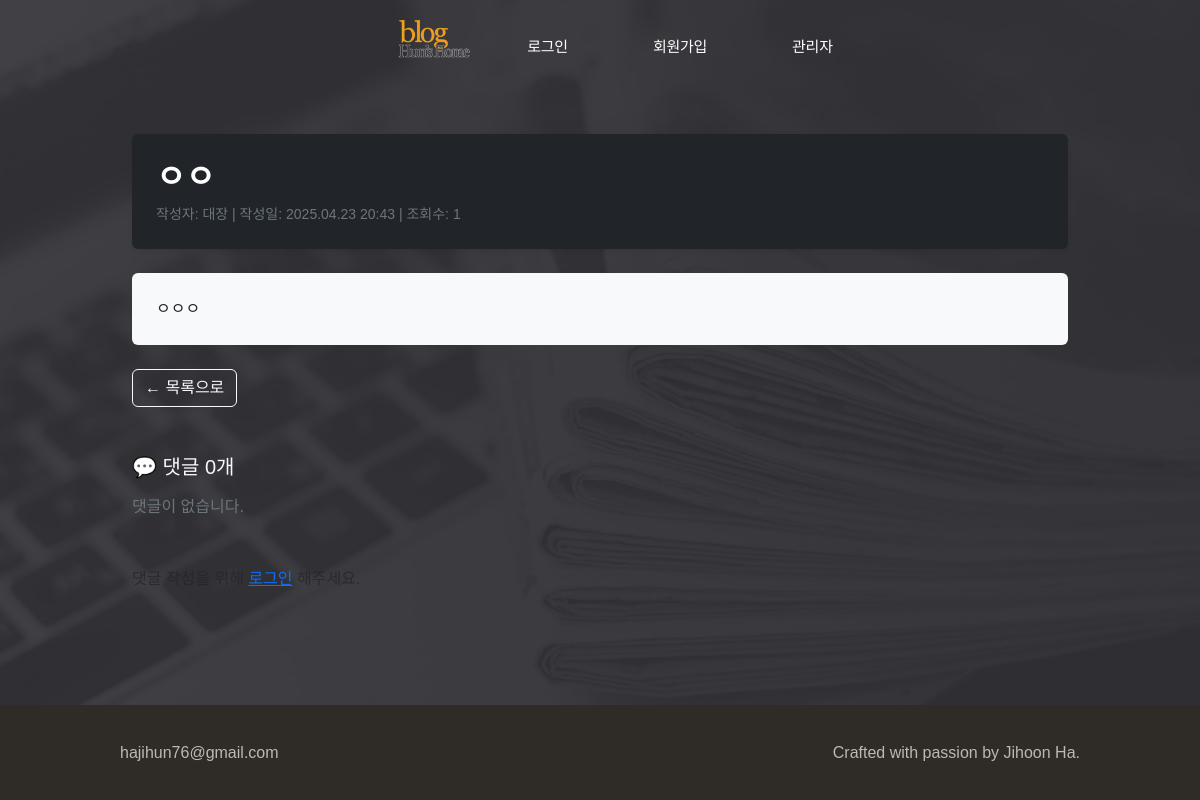
Page /community/2/ on the committed database.
### community/models.py (models this page shows, shortened)
class Post(models.Model):
    title = models.CharField(max_length=100)
    content = CKEditor5Field(config_name='default')
    created_at = models.DateTimeField(auto_now_add=True)
    views = models.PositiveIntegerField(default=0)
    is_notice = models.BooleanField(default=False, verbose_name="공지로 등록")
    author = models.ForeignKey(User, on_delete=models.CASCADE)

### blog/models.py (models this page shows, shortened)
class User(AbstractUser):
    nickname = models.CharField(
        max_length=15,
        unique=True,
        null=True,
        validators=[validate_no_special_characters],
        error_messages={'unique': '이미 사용중인 닉네임입니다.'},
    )
    profile_pic = models.ImageField(default='default_profile_pic.jpg', upload_to='profile_pics')
    intro = models.CharField(max_length=60, blank=True)

### community/views.py (the view)
# urls.py: path('<int:post_id>/', views.PostDetailView.as_view(), name='community_detail'),
class PostDetailView(DetailView):
    model = Post
    template_name = 'community/post_detail.html'
    context_object_name = 'post'
    pk_url_kwarg = 'post_id'
    def get_object(self, queryset=None):
        post = super().get_object(queryset)
        post.views += 1
        post.save(update_fields=['views'])
        return post
    def get_context_data(self, **kwargs):
        context = super().get_context_data(**kwargs)
        context['comments'] = self.object.comments.all().order_by('-created_at')
        context['comment_form'] = CommentForm()
        return context
    def post(self, request, *args, **kwargs):
        self.object = self.get_object()
        form = CommentForm(request.POST)
        if form.is_valid():
            comment = form.save(commit=False)
            comment.post = self.object
            comment.author = request.user
            comment.save()
            return redirect('community_detail', post_id=self.object.pk)
        return self.render_to_response(self.get_context_data(comment_form=form))

### community/templates/community/post_detail.html (shortened to what this page needs)
{% extends "blog_base/base_with_navbar.html" %}
{% load static %}
{% block extra_head %}
<link rel="stylesheet" href="{% static 'community/css/navbar_override.css' %}">
{% endblock extra_head %}
{% block content %}
<link href="https://cdn.jsdelivr.net/npm/bootstrap@5.3.0/dist/css/bootstrap.min.css" rel="stylesheet">
<main class="container-lg py-5" style="max-width: 960px;">
  <div class="bg-dark text-white rounded shadow-sm p-4 mb-4">
    <h2 class="fw-bold">{{ post.title }}</h2>
    <div class="small text-secondary mt-2">
      작성자: {{ post.author.nickname }} |
      작성일: {{ post.created_at|date:"Y.m.d H:i" }} |
      조회수: {{ post.views }}
    </div>
  </div>
  <div class="bg-light rounded p-4 mb-4">
    <div class="text-dark">
      {{ post.content|linebreaksbr }}
    </div>
  </div>
  <div class="d-flex justify-content-between mb-5">
    <a href="{% url 'community_list' %}" class="btn btn-outline-light">← 목록으로</a>
  </div>
  <section class="mb-5">
    <h5 class="text-light mb-3">💬 댓글 {{ post.comments.count }}개</h5>
    {% for comment in comments %}
      {% if not comment.parent %}
      <div class="border rounded bg-dark text-white p-3 mb-3">
        <div class="d-flex justify-content-between small">
          <span>{{ comment.author.nickname }} | {{ comment.created_at|date:"Y.m.d H:i" }}</span>
          {% if user == comment.author %}
            <span>
              <a href="{% url 'comment_update' comment.id %}" class="text-warning me-2">수정</a>
              <a href="{% url 'comment_delete' comment.id %}" class="text-danger">삭제</a>
            </span>
          {% endif %}
        </div>
        <div class="mt-2">{{ comment.content|linebreaks }}</div>
        {% for reply in comment.replies.all %}
          <div class="bg-secondary text-white mt-3 ms-3 p-2 rounded">
            <div class="d-flex justify-content-between small">
              <span>↳ {{ reply.author.nickname }} | {{ reply.created_at|date:"Y.m.d H:i" }}</span>
              {% if user == reply.author %}
                <span>
                  <a href="{% url 'comment_update' reply.id %}" class="text-warning me-2">수정</a>
                  <a href="{% url 'comment_delete' reply.id %}" class="text-danger">삭제</a>
                </span>
              {% endif %}
            </div>
            <div class="mt-2">{{ reply.content|linebreaks }}</div>
          </div>
        {% endfor %}
        <a href="#" class="text-info small mt-2 d-inline-block reply-toggle" data-id="{{ comment.id }}">↪ 답글</a>
        <form method="post" action="{% url 'comment_create' post.id %}" class="mt-2 d-none reply-form" id="reply-form-{{ comment.id }}">
          {% csrf_token %}
          <input type="hidden" name="parent_id" value="{{ comment.id }}">
          <textarea name="content" rows="2" class="form-control mb-2" placeholder="답글을 입력하세요."></textarea>
          <button type="submit" class="btn btn-sm btn-outline-light">답글 작성</button>
        </form>
      </div>
      {% endif %}
    {% empty %}
      <p class="text-secondary">댓글이 없습니다.</p>
    {% endfor %}
  </section>
  {% if user.is_authenticated %}
    <form method="post" class="mt-4">
      {% csrf_token %}
      {{ comment_form }}
      <button type="submit" class="btn btn-outline-light mt-2">댓글 작성</button>
    </form>
  {% else %}
    <p class="text-muted mt-3">댓글 작성을 위해 <a href="{% url 'account_login' %}">로그인</a> 해주세요.</p>
  {% endif %}
</main>
{% endblock content %}

### blog/static/blog/css/theme.css (style rules this page uses)
* { font-family: "Spoqa Han Sans Neo", sans-serif; }
:root { --border: #e3e1dc; --text: #fff; --link: #fff; --site-footer: #bcb9b0; --site-footer-background: #2f2c28; --site-header-background: rgba(255, 255, 255, 0.76); --max-content-width: 1000px; --input-background: #fff; --input-border: #cccac3; --input-error: #999; --input-error-border: #e6584e; --input-focus-border: #ffcc00; --input-focus-background: #fffdf3; --input-placeholder: #bcb9b0; --button-text: #fff; --button-primary-background: #222; --button-primary-hover-background: #444; --account-link: #fff; --box-border: #e3e1dc; --dialog-border: #e3e1dc; --dialog-background: #f6f5f3; --dialog-info: #e1811b; --max-content-width: 1000px; --file-content-border: #cccac3; --file-content-background: #fff; --profile-header-edit: #7b776b; --main-header-border: #f0efec; --main-header-background: #fff; --profile-header-edit: #7b776b; --avatar-placeholder: #e3e1dc; --chip-border: #e3e1dc; --chip-text: #2f2c28; }

### blog/static/blog/css/styles.css (style rules this page uses)
html { position: relative; min-height: 100vh; margin: 0; }
body { display: flex; min-height: 100vh; flex-direction: column; margin: 0; padding: 0; background: url("../images/bg.jpg") no-repeat center top/cover; -webkit-font-smoothing: antialiased; -moz-osx-font-smoothing: auto; word-break: keep-all; }
a, a:hover { color: var(--text); }
a { text-decoration: none; }

### rows in the picture
Post: title "ㅇㅇ", author.nickname "대장", created_at "2025.04.23 20:43", views "1", content "ㅇㅇㅇ", comments.count "0"
